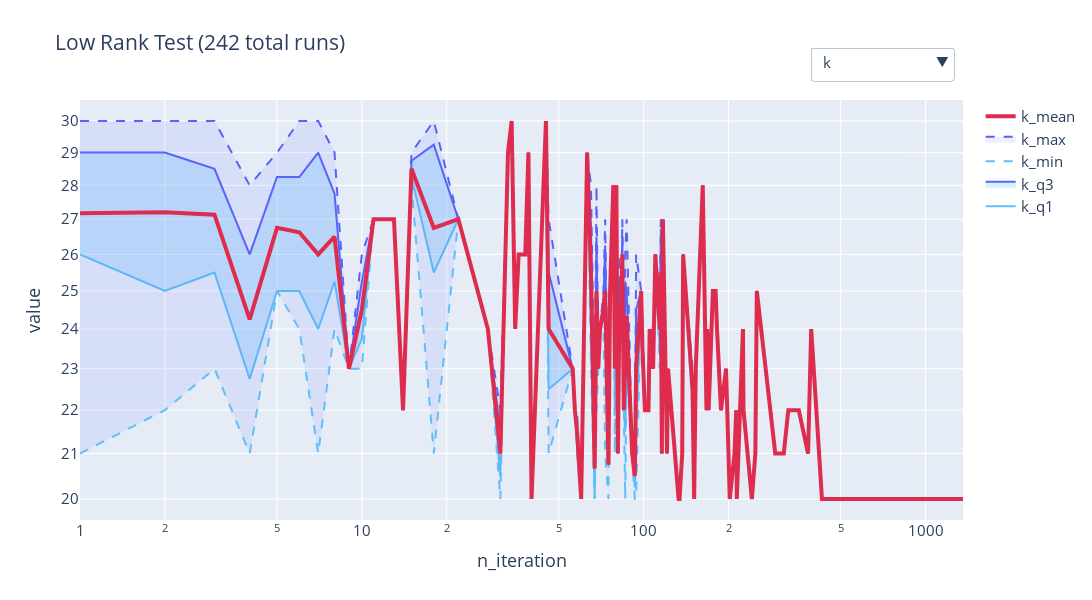

The notebook cell this image was saved under:
### Code cell
x = 'n_iteration'
logscale = (True, True)
remove_outliers = 2

fig = plot_2d_global_df(x=x, remove_outliers=remove_outliers, dataframe_path=df_path,
                         filter=filter, new_col=new_col, remove_col=remove_col,
                         logscale=logscale, title=title, font_size = font_size
                   )
fig.write_html('./data/plots/' + title.replace(' ', '_').lower() + '_' + str(next(counter)) + '.html')
fig.show()
